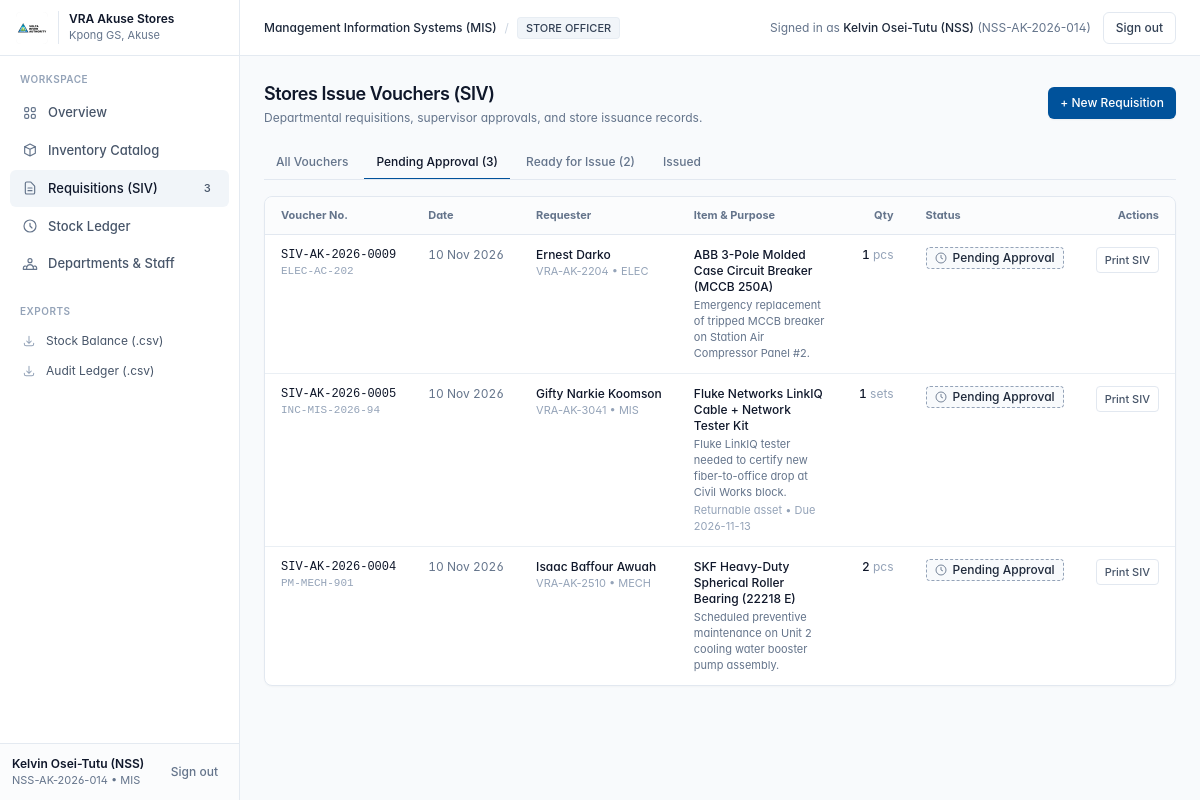
/requisitions?status_filter=PENDING_APPROVAL (signed in), run on an earlier commit of the app's database.
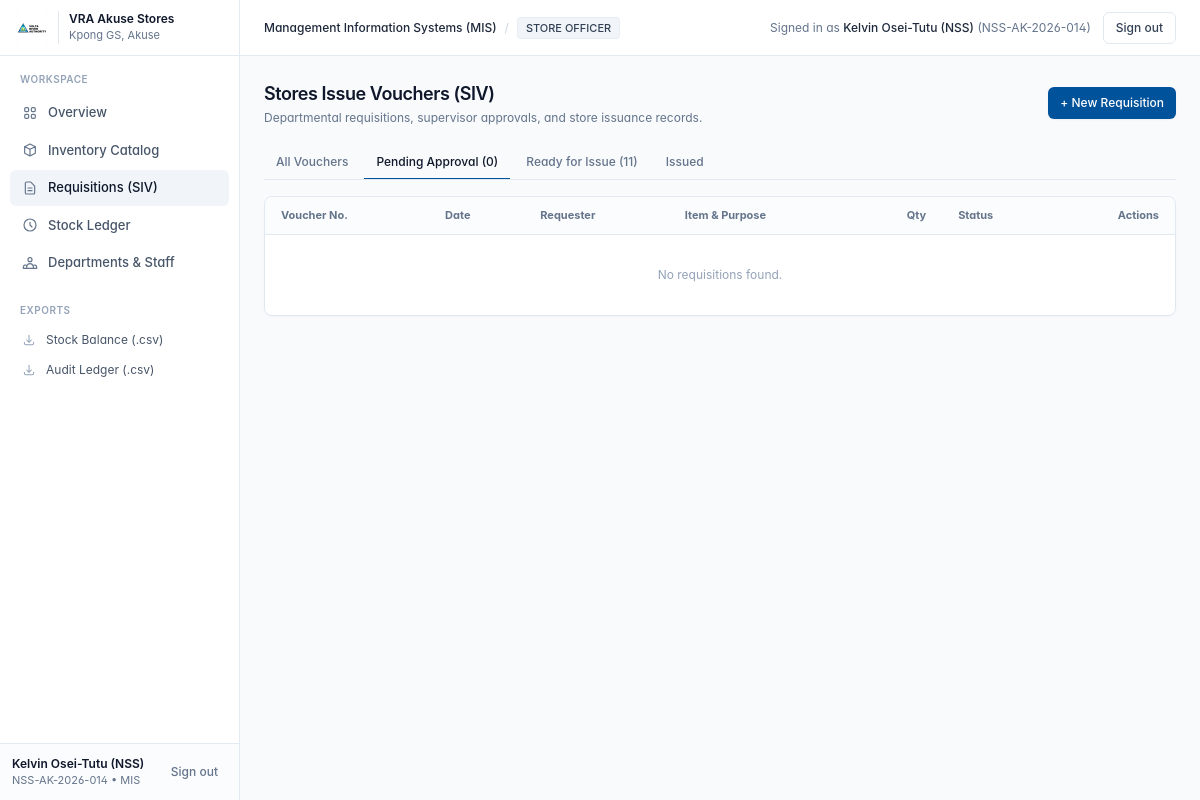
And on a later commit of the database.
### app/models.py (models this page shows)
class Requisition(Base):
    __tablename__ = "requisitions"
    id = Column(Integer, primary_key=True, index=True)
    siv_number = Column(String(40), index=True, nullable=False)  # e.g. SIV-AK-2026-0001 (shared across line items in a requisition order)
    requester_id = Column(Integer, ForeignKey("users.id"), nullable=False)
    department_id = Column(Integer, ForeignKey("departments.id"), nullable=False)
    item_id = Column(Integer, ForeignKey("inventory_items.id"), nullable=False)
    quantity = Column(Integer, nullable=False, default=1)
    purpose = Column(Text, nullable=False)
    job_card_ref = Column(String(80), nullable=True)  # e.g. WO-KGS-4412 or INC-MIS-809
    is_returnable = Column(Boolean, default=False)
    expected_return_date = Column(String(40), nullable=True)
    status = Column(String(40), nullable=False, default="PENDING_APPROVAL")
    requested_at = Column(DateTime, default=datetime.utcnow)
    approved_by_id = Column(Integer, ForeignKey("users.id"), nullable=True)
    approved_at = Column(DateTime, nullable=True)
    supervisor_remarks = Column(Text, nullable=True)
    issued_by_id = Column(Integer, ForeignKey("users.id"), nullable=True)
    issued_at = Column(DateTime, nullable=True)
    returned_at = Column(DateTime, nullable=True)
    requester = relationship("User", foreign_keys=[requester_id], back_populates="requisitions_requested")
    approved_by = relationship("User", foreign_keys=[approved_by_id], back_populates="requisitions_approved")
    issued_by = relationship("User", foreign_keys=[issued_by_id], back_populates="requisitions_issued")
    department = relationship("Department", back_populates="requisitions")
    item = relationship("InventoryItem", back_populates="requisitions")

class User(Base):
    __tablename__ = "users"
    id = Column(Integer, primary_key=True, index=True)
    staff_id = Column(String(30), unique=True, index=True, nullable=False)  # e.g. VRA-AK-1042 or NSS-AK-2026-08
    full_name = Column(String(120), nullable=False)
    email = Column(String(120), unique=True, nullable=False)
    phone = Column(String(30), nullable=True)
    role = Column(String(30), nullable=False, default="STAFF")
    job_title = Column(String(100), nullable=True)
    department_id = Column(Integer, ForeignKey("departments.id"), nullable=False)
    password_plain = Column(String(100), default="vra123")  # Simple demo auth + quick role switcher
    is_active = Column(Boolean, default=True)
    department = relationship("Department", back_populates="users")
    requisitions_requested = relationship(
        "Requisition", foreign_keys="Requisition.requester_id", back_populates="requester"
    )
    requisitions_approved = relationship(
        "Requisition", foreign_keys="Requisition.approved_by_id", back_populates="approved_by"
    )
    requisitions_issued = relationship(
        "Requisition", foreign_keys="Requisition.issued_by_id", back_populates="issued_by"
    )

class Department(Base):
    __tablename__ = "departments"
    id = Column(Integer, primary_key=True, index=True)
    code = Column(String(20), unique=True, index=True, nullable=False)
    name = Column(String(120), nullable=False)
    location = Column(String(120), default="VRA, Akuse")
    head_of_dept = Column(String(100), nullable=True)
    users = relationship("User", back_populates="department")
    items = relationship("InventoryItem", back_populates="owning_department")
    requisitions = relationship("Requisition", back_populates="department")

class InventoryItem(Base):
    __tablename__ = "inventory_items"
    id = Column(Integer, primary_key=True, index=True)
    item_code = Column(String(40), unique=True, index=True, nullable=False)  # e.g. VRA-MIS-001
    name = Column(String(150), nullable=False)
    category = Column(String(80), nullable=False)  # IT & Networking, Electrical Spares, Mechanical, PPE & Safety, Stationery, Medical/Hospital
    item_type = Column(String(30), nullable=False, default="CONSUMABLE")  # CONSUMABLE or ASSET
    brand_model = Column(String(120), nullable=True)
    serial_or_part_no = Column(String(100), nullable=True)
    vra_asset_tag = Column(String(80), nullable=True)
    unit = Column(String(30), nullable=False, default="pcs")  # pcs, boxes, meters, sets, rolls, packs
    quantity_on_hand = Column(Integer, nullable=False, default=0)
    reorder_level = Column(Integer, nullable=False, default=5)
    store_location = Column(String(120), nullable=False, default="MIS Store - Rack A1")
    condition = Column(String(40), nullable=False, default="New / Good")  # New / Good, Fair, Faulty, Under Repair
    department_id = Column(Integer, ForeignKey("departments.id"), nullable=True)
    notes = Column(Text, nullable=True)
    updated_at = Column(DateTime, default=datetime.utcnow, onupdate=datetime.utcnow)
    owning_department = relationship("Department", back_populates="items")
    requisitions = relationship("Requisition", back_populates="item")
    transactions = relationship("StockTransaction", back_populates="item")

### app/main.py (the view)
@app.get("/requisitions", response_class=HTMLResponse)
def requisitions_page(
    request: Request,
    status_filter: Optional[str] = None,
    scope: Optional[str] = None,
    db: Session = Depends(get_db),
):
    current_user = get_authenticated_user(request, db)
    if not current_user:
        return RedirectResponse(url="/login", status_code=303)
    ctx = get_common_context(request, db, current_user, active_page="requisitions")
    query = db.query(Requisition).options(
        joinedload(Requisition.requester),
        joinedload(Requisition.department),
        joinedload(Requisition.item),
        joinedload(Requisition.approved_by),
        joinedload(Requisition.issued_by),
    )
    if current_user.role == "STAFF" and scope != "all":
        query = query.filter(Requisition.requester_id == current_user.id)
    if status_filter:
        query = query.filter(Requisition.status == status_filter)
    raw_requisitions = query.order_by(Requisition.requested_at.desc(), Requisition.id.desc()).all()
    from collections import OrderedDict
    siv_map = OrderedDict()
    for r in raw_requisitions:
        if r.siv_number not in siv_map:
            siv_map[r.siv_number] = []
        siv_map[r.siv_number].append(r)
    grouped_requisitions = []
    for siv_no, item_rows in siv_map.items():
        primary = item_rows[0]
        grouped_requisitions.append({
            "id": primary.id,
            "siv_number": siv_no,
            "requester": primary.requester,
            "requester_id": primary.requester_id,
            "department": primary.department,
            "requested_at": primary.requested_at,
            "job_card_ref": primary.job_card_ref,
            "purpose": primary.purpose,
            "status": primary.status,
            "line_items": item_rows,
            "item_count": len(item_rows),
            "primary": primary,
            "item": primary.item,
            "quantity": sum(it.quantity for it in item_rows),
            "is_returnable": any(it.is_returnable for it in item_rows),
        })
    items = db.query(InventoryItem).filter(InventoryItem.quantity_on_hand > 0).order_by(InventoryItem.name).all()
    ctx.update(
        {
            "requisitions": grouped_requisitions,
            "raw_requisitions": raw_requisitions,
            "items": items,
            "status_filter": status_filter or "",
            "scope": scope or ("mine" if current_user.role == "STAFF" else "all"),
        }
    )
    return templates.TemplateResponse(request, "requisitions.html", ctx)

### app/templates/requisitions.html (shortened to what the changed rows need)
{% extends "base.html" %}
{% block content %}
<div class="flex flex-col sm:flex-row sm:items-center justify-between gap-4 mb-5">
  <div>
    <h1 class="text-lg font-semibold text-slate-900 tracking-tight">Stores Issue Vouchers (SIV)</h1>
  </div>
</div>
<div class="flex items-center gap-1 border-b border-slate-200 mb-4 text-xs overflow-x-auto whitespace-nowrap">
  <a href="/requisitions" class="px-3 py-2 font-medium border-b-2 -mb-px transition {% if not status_filter %}border-[#00529B] text-slate-900{% else %}border-transparent text-slate-500 hover:text-slate-800{% endif %}">
    All Vouchers
  </a>
  <a href="/requisitions?status_filter=PENDING_APPROVAL" class="px-3 py-2 font-medium border-b-2 -mb-px transition {% if status_filter == 'PENDING_APPROVAL' %}border-[#00529B] text-slate-900{% else %}border-transparent text-slate-500 hover:text-slate-800{% endif %}">
    Pending Approval ({{ pending_count }})
  </a>
  <a href="/requisitions?status_filter=APPROVED" class="px-3 py-2 font-medium border-b-2 -mb-px transition {% if status_filter == 'APPROVED' %}border-[#00529B] text-slate-900{% else %}border-transparent text-slate-500 hover:text-slate-800{% endif %}">
    Ready for Issue ({{ approved_ready_count }})
  </a>
  <a href="/requisitions?status_filter=ISSUED" class="px-3 py-2 font-medium border-b-2 -mb-px transition {% if status_filter == 'ISSUED' %}border-[#00529B] text-slate-900{% else %}border-transparent text-slate-500 hover:text-slate-800{% endif %}">
    Issued
  </a>
</div>
<div class="bg-white border border-slate-200 rounded-lg shadow-[0_1px_2px_rgba(15,23,42,0.03)] overflow-hidden">
  <div class="overflow-x-auto">
    <table class="w-full text-left border-collapse">
      <thead>
        <tr class="border-b border-slate-200 text-[11px] font-medium text-slate-500 bg-slate-50/60">
          <th class="py-2.5 px-4">Voucher No.</th>
          <th class="py-2.5 px-4">Date</th>
          <th class="py-2.5 px-4">Requester</th>
          <th class="py-2.5 px-4">Item &amp; Purpose</th>
          <th class="py-2.5 px-4 text-right">Qty</th>
          <th class="py-2.5 px-4">Status</th>
          <th class="py-2.5 px-4 text-right">Actions</th>
        </tr>
      </thead>
      <tbody class="divide-y divide-slate-200/70 text-xs">
        {% for r in requisitions %}
        <tr class="hover:bg-slate-50/80">
          <td class="py-3 px-4 align-top font-mono font-medium text-slate-900 whitespace-nowrap">
            <a href="/voucher/{{ r.id }}" class="hover:text-[#00529B] hover:underline">{{ r.siv_number }}</a>
            {% if r.job_card_ref %}
              <div class="text-[11px] text-slate-400">{{ r.job_card_ref }}</div>
            {% endif %}
          </td>
          <td class="py-3 px-4 align-top text-slate-500 whitespace-nowrap tabular-nums">
            {{ r.requested_at.strftime('%d %b %Y') }}
          </td>
          <td class="py-3 px-4 align-top whitespace-nowrap">
            <div class="font-medium text-slate-900">{{ r.requester.full_name }}</div>
            <div class="text-[11px] text-slate-400">{{ r.requester.staff_id }} • {{ r.department.code }}</div>
          </td>
          <td class="py-3 px-4 align-top max-w-sm">
            {% if r.item_count > 1 %}
              <div class="flex items-center gap-1.5 font-medium text-slate-900">
                <span>{{ r.item_count }} Items Ordered</span>
                <span class="text-[10px] font-normal px-1.5 py-0.2 rounded bg-slate-100 text-slate-600 border border-slate-200">Consolidated SIV</span>
              </div>
              <ul class="mt-1 space-y-1 text-[11px] text-slate-600">
                {% for line in r.line_items %}
                <li class="flex items-center justify-between gap-3 border-l-2 border-slate-200 pl-2">
                  <span class="truncate">{{ line.item.name }}</span>
                  <span class="font-mono text-slate-500 shrink-0">{{ line.quantity }} {{ line.item.unit }}</span>
                </li>
                {% endfor %}
              </ul>
              <div class="text-[11px] text-slate-400 mt-1.5">{{ r.purpose }}</div>
              {% if r.is_returnable %}
                <div class="text-[11px] text-slate-400 mt-0.5">Returnable asset loan included</div>
              {% endif %}
            {% else %}
              <div class="font-medium text-slate-900">{{ r.item.name }}</div>
              <div class="text-[11px] text-slate-500 mt-0.5">{{ r.purpose }}</div>
              {% if r.is_returnable %}
                <div class="text-[11px] text-slate-400 mt-0.5">Returnable asset • Due {{ r.line_items[0].expected_return_date or 'on completion' }}</div>
              {% endif %}
            {% endif %}
          </td>
          <td class="py-3 px-4 align-top text-right font-medium text-slate-900 tabular-nums whitespace-nowrap">
            {% if r.item_count > 1 %}
              <span class="font-semibold text-slate-800">{{ r.quantity }}</span> <span class="text-slate-400 font-normal">total</span>
              <div class="text-[10px] text-slate-400">({{ r.item_count }} items)</div>
            {% else %}
              {{ r.quantity }} <span class="text-slate-400 font-normal">{{ r.item.unit }}</span>
            {% endif %}
          </td>
          <td class="py-3 px-4 align-top whitespace-nowrap text-xs">
            {% if r.status == 'PENDING_APPROVAL' %}
              <div class="inline-flex items-center gap-1.5 px-2 py-0.5 rounded border border-dashed border-slate-400 bg-slate-50 text-slate-800 font-medium">
                <svg class="w-3 h-3 text-slate-500" fill="none" stroke="currentColor" viewBox="0 0 24 24"><circle cx="12" cy="12" r="10" stroke-width="1.75"/><polyline points="12 6 12 12 16 14" stroke-width="1.75"/></svg>
                <span>Pending Approval</span>
              </div>
            {% endif %}
          </td>
          <td class="py-3 px-4 align-top text-right whitespace-nowrap space-x-1">
            <a href="/voucher/{{ r.id }}" class="inline-block px-2 py-1 rounded border border-slate-200 hover:bg-slate-50 text-slate-600 text-[11px] font-medium">
              Print SIV
            </a>
          </td>
        </tr>
        {% else %}
        <tr>
          <td colspan="7" class="py-8 text-center text-slate-400">No requisitions found.</td>
        </tr>
        {% endfor %}
      </tbody>
    </table>
  </div>
</div>
{% endblock %}

### app/templates/base.html (shortened to what the changed rows need)
<!DOCTYPE html>
<html lang="en">
<head>
  <script src="/static/js/tailwind.min.js"></script>
  <link rel="stylesheet" href="/static/css/style.css" />
</head>
<body class="{% if active_page == 'dashboard' %}dashboard-ambient-bg{% else %}bg-[#f8fafc]{% endif %} text-slate-900 min-h-screen flex text-[13px]">
  <aside
    id="appSidebar"
    class="fixed inset-y-0 left-0 w-64 lg:w-60 bg-white border-r border-slate-200/90 z-50 flex flex-col transform -translate-x-full lg:translate-x-0 transition-transform duration-250 ease-out"
  >
    <nav class="flex-1 px-2.5 py-4 space-y-0.5 overflow-y-auto">
      <a href="/requisitions" class="nav-item flex items-center justify-between px-3 py-2 rounded-md font-medium {% if active_page == 'requisitions' %}bg-slate-100 text-slate-900{% else %}text-slate-600 hover:bg-slate-50 hover:text-slate-900{% endif %}">
        <div class="flex items-center gap-2.5">
          <svg class="w-4 h-4 text-slate-500" fill="none" stroke="currentColor" viewBox="0 0 24 24">
            <path stroke-linecap="round" stroke-linejoin="round" stroke-width="1.75" d="M9 12h6m-6 4h6m2 5H7a2 2 0 01-2-2V5a2 2 0 012-2h5.586a1 1 0 01.707.293l5.414 5.414a1 1 0 01.293.707V19a2 2 0 01-2 2z"/>
          </svg>
          <span>{% if current_user.role == 'STAFF' %}My Requisitions{% else %}Requisitions (SIV){% endif %}</span>
        </div>
        {% if pending_count > 0 %}
          <span class="text-[11px] font-medium text-slate-600 bg-slate-100 px-1.5 py-0.5 rounded tabular-nums">{{ pending_count }}</span>
        {% endif %}
      </a>
    </nav>
  </aside>
  <div class="flex-1 lg:pl-60 flex flex-col min-w-0 w-full {% if active_page == 'dashboard' %}dashboard-ambient-bg{% endif %}">
    <main class="flex-1 max-w-6xl w-full mx-auto px-4 sm:px-6 py-5 sm:py-6 animate-page">
      {% block content %}{% endblock %}
    </main>
  </div>
</body>
</html>

What changed in the data, as far as the page shows it:
no longer on this page (row edited): Requisition: siv_number "SIV-AK-2026-0009", job_card_ref "ELEC-AC-202", requested_at "10 Nov 2026", requester.full_name "Ernest Darko", requester.staff_id "VRA-AK-2204", department.code "ELEC", item.name "ABB 3-Pole Molded Case Circuit Breaker (MCCB 250A)", purpose "Emergency replacement of tripped MCCB breaker on Station Air Compressor Panel #2.", quantity "1", item.unit "pcs", status "PENDING_APPROVAL" (drawn)
no longer on this page (row edited): Requisition: siv_number "SIV-AK-2026-0005", job_card_ref "INC-MIS-2026-94", requested_at "10 Nov 2026", requester.full_name "Gifty Narkie Koomson", requester.staff_id "VRA-AK-3041", department.code "MIS", item.name "Fluke Networks LinkIQ Cable + Network Tester Kit", purpose "Fluke LinkIQ tester needed to certify new fiber-to-office drop at Civil Works block.", expected_return_date "2026-11-13", quantity "1", item.unit "sets", status "PENDING_APPROVAL" (drawn)
no longer on this page (row edited): Requisition: siv_number "SIV-AK-2026-0004", job_card_ref "PM-MECH-901", requested_at "10 Nov 2026", requester.full_name "Isaac Baffour Awuah", requester.staff_id "VRA-AK-2510", department.code "MECH", item.name "SKF Heavy-Duty Spherical Roller Bearing (22218 E)", purpose "Scheduled preventive maintenance on Unit 2 cooling water booster pump assembly.", quantity "2", item.unit "pcs", status "PENDING_APPROVAL" (drawn)
Also different on the page:
{{ pending_count }}: "3" → "0"
{{ approved_ready_count }}: "2" → "11"
{{ pending_count }}: "3" → (not shown)
text now shown: "No requisitions found."
